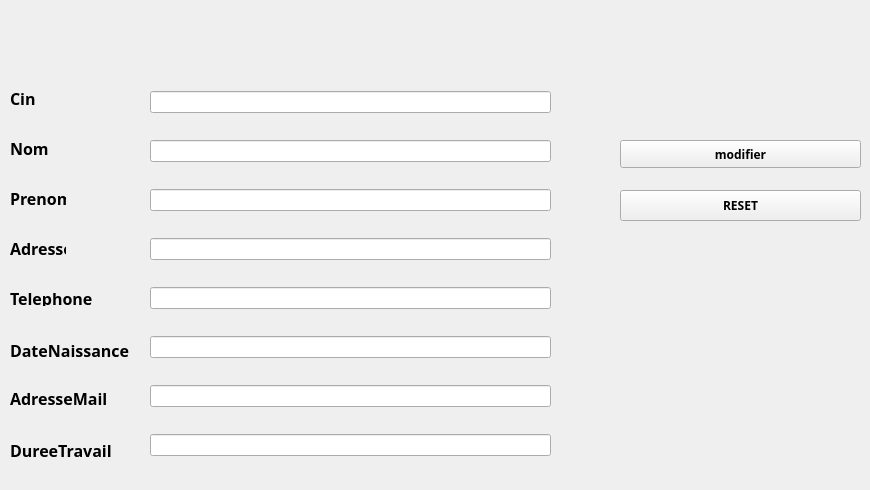
          <widget class="QWidget" name="tab_8">
           <attribute name="title">
            <string>Modifier personnel</string>
           </attribute>
           <widget class="QPushButton" name="pb_modifier">
            <property name="geometry">
             <rect>
              <x>620</x>
              <y>140</y>
              <width>241</width>
              <height>28</height>
             </rect>
            </property>
            <property name="font">
             <font>
              <family>Sitka Display</family>
              <pointsize>9</pointsize>
              <weight>75</weight>
              <bold>true</bold>
             </font>
            </property>
            <property name="styleSheet">
             <string notr="true"/>
            </property>
            <property name="text">
             <string>modifier</string>
            </property>
            <property name="icon">
             <iconset resource="img.qrc">
              <normaloff>:/modifier.png</normaloff>:/modifier.png</iconset>
            </property>
           </widget>
           <widget class="QLabel" name="label_9">
            <property name="geometry">
             <rect>
              <x>10</x>
              <y>90</y>
              <width>56</width>
              <height>16</height>
             </rect>
            </property>
            <property name="font">
             <font>
              <family>Sitka Display</family>
              <pointsize>12</pointsize>
              <weight>75</weight>
              <bold>true</bold>
             </font>
            </property>
            <property name="text">
             <string>Cin </string>
            </property>
           </widget>
           <widget class="QLabel" name="label_10">
            <property name="geometry">
             <rect>
              <x>10</x>
              <y>140</y>
              <width>56</width>
              <height>16</height>
             </rect>
            </property>
            <property name="font">
             <font>
              <family>Sitka Display</family>
              <pointsize>12</pointsize>
              <weight>75</weight>
              <bold>true</bold>
             </font>
            </property>
            <property name="text">
             <string>Nom</string>
            </property>
           </widget>
           <widget class="QLabel" name="label_11">
            <property name="geometry">
             <rect>
              <x>10</x>
              <y>190</y>
              <width>56</width>
              <height>16</height>
             </rect>
            </property>
            <property name="font">
             <font>
              <family>Sitka Display</family>
              <pointsize>12</pointsize>
              <weight>75</weight>
              <bold>true</bold>
             </font>
            </property>
            <property name="text">
             <string>Prenom</string>
            </property>
           </widget>
           <widget class="QLabel" name="label_12">
            <property name="geometry">
             <rect>
              <x>10</x>
              <y>240</y>
              <width>56</width>
              <height>16</height>
             </rect>
            </property>
            <property name="font">
             <font>
              <family>Sitka Display</family>
              <pointsize>12</pointsize>
              <weight>75</weight>
              <bold>true</bold>
             </font>
            </property>
            <property name="text">
             <string>Adresse</string>
            </property>
           </widget>
           <widget class="QLabel" name="label_24">
            <property name="geometry">
             <rect>
              <x>10</x>
              <y>390</y>
              <width>141</width>
              <height>16</height>
             </rect>
            </property>
            <property name="font">
             <font>
              <family>Sitka Display</family>
              <pointsize>12</pointsize>
              <weight>75</weight>
              <bold>true</bold>
             </font>
            </property>
            <property name="text">
             <string>AdresseMail</string>
            </property>
           </widget>
           <widget class="QLabel" name="label_25">
            <property name="geometry">
             <rect>
              <x>10</x>
              <y>440</y>
              <width>111</width>
              <height>21</height>
             </rect>
            </property>
            <property name="font">
             <font>
              <family>Sitka Display</family>
              <pointsize>12</pointsize>
              <weight>75</weight>
              <bold>true</bold>
             </font>
            </property>
            <property name="text">
             <string>DureeTravail</string>
            </property>
           </widget>
           <widget class="QLabel" name="label_26">
            <property name="geometry">
             <rect>
              <x>10</x>
              <y>290</y>
              <width>91</width>
              <height>16</height>
             </rect>
            </property>
            <property name="font">
             <font>
              <family>Sitka Display</family>
              <pointsize>12</pointsize>
              <weight>75</weight>
              <bold>true</bold>
             </font>
            </property>
            <property name="text">
             <string>Telephone</string>
            </property>
           </widget>
           <widget class="QLabel" name="label_27">
            <property name="geometry">
             <rect>
              <x>10</x>
              <y>340</y>
              <width>121</width>
              <height>21</height>
             </rect>
            </property>
            <property name="font">
             <font>
              <family>Sitka Display</family>
              <pointsize>12</pointsize>
              <weight>75</weight>
              <bold>true</bold>
             </font>
            </property>
            <property name="text">
             <string>DateNaissance</string>
            </property>
           </widget>
           <widget class="QWidget" name="verticalLayoutWidget_7">
            <property name="geometry">
             <rect>
              <x>150</x>
              <y>70</y>
              <width>401</width>
              <height>411</height>
             </rect>
            </property>
            <layout class="QVBoxLayout" name="verticalLayout_9">
             <item>
              <widget class="QLineEdit" name="line_cin"/>
             </item>
             <item>
              <widget class="QLineEdit" name="line_nom"/>
             </item>
             <item>
              <widget class="QLineEdit" name="line_prenom"/>
             </item>
             <item>
              <widget class="QLineEdit" name="line_adresse"/>
             </item>
             <item>
              <widget class="QLineEdit" name="line_telephone"/>
             </item>
             <item>
              <widget class="QLineEdit" name="line_age"/>
             </item>
             <item>
              <widget class="QLineEdit" name="line_adresseMail"/>
             </item>
             <item>
              <widget class="QLineEdit" name="line_dureeTravail"/>
             </item>
            </layout>
           </widget>
           <widget class="QPushButton" name="pushButton_7">
            <property name="geometry">
             <rect>
              <x>620</x>
              <y>190</y>
              <width>241</width>
              <height>31</height>
             </rect>
            </property>
            <property name="font">
             <font>
              <family>Sitka Display</family>
              <pointsize>9</pointsize>
              <weight>75</weight>
              <bold>true</bold>
             </font>
            </property>
            <property name="styleSheet">
             <string notr="true"/>
            </property>
            <property name="text">
             <string>RESET</string>
            </property>
            <property name="icon">
             <iconset resource="img.qrc">
              <normaloff>:/reset.png</normaloff>:/reset.png</iconset>
            </property>
            <property name="iconSize">
             <size>
              <width>20</width>
              <height>50</height>
             </size>
            </property>
           </widget>
          </widget>
